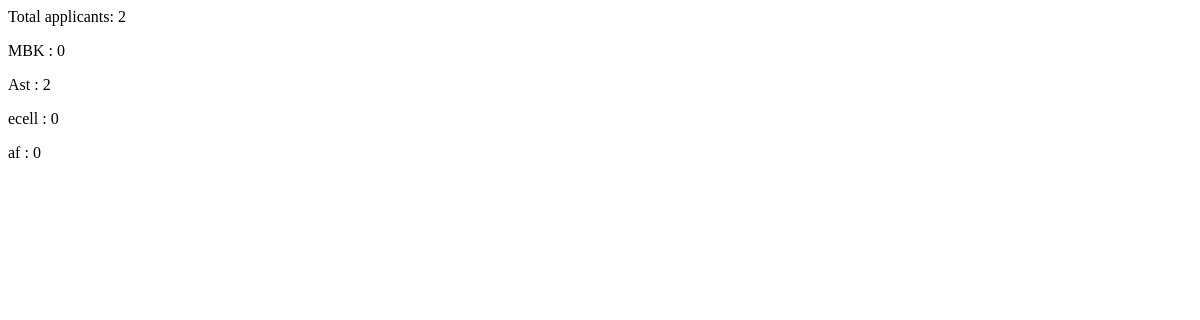
The page /sipWeb/analysis on the database as committed earlier.
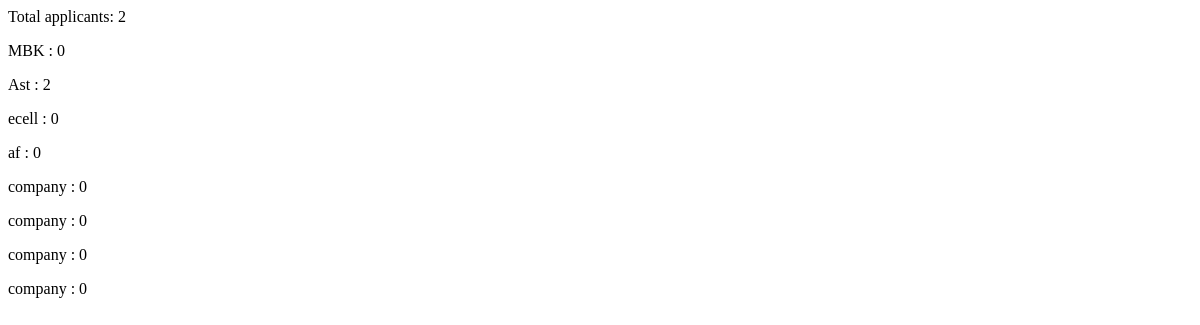
The same page on the database as committed later.
### sipWeb/models.py (models this page shows, shortened)
class Company(models.Model):
    name=models.CharField(max_length=50)
    description=models.CharField(max_length=1000)
    location=models.CharField(max_length=50)
    no_of_position=models.IntegerField()
    stipend= models.CharField(max_length=50)
    position= models.CharField(max_length=50)
    def calculateApp(self):
        return len(Applicants.objects.filter(company_name=self.name))
    appCount=property(calculateApp)

### sipWeb/views.py (the view)
# urls.py: path('analysis',views.analysis)
def analysis(request):
    applicants=Applicants.objects.all()
    tot=len(applicants)
    company=Company.objects.all()
    return render(request,'analysis.html',{'total':tot,'companyData':company})

### sipWeb/templates/analysis.html
<html>
    <body>
        Total applicants: {{ total }}
        {% for comp in companyData %}
        <p>
            {{ comp.name }} : {{ comp.appCount }}
        </p>
        {% endfor %}
    </body>
</html>

Rows that differ between the two databases and show on the page:
added Company: name "company", appCount "0"
added Company: name "company", appCount "0"
added Company: name "company", appCount "0"
added Company: name "company", appCount "0"
